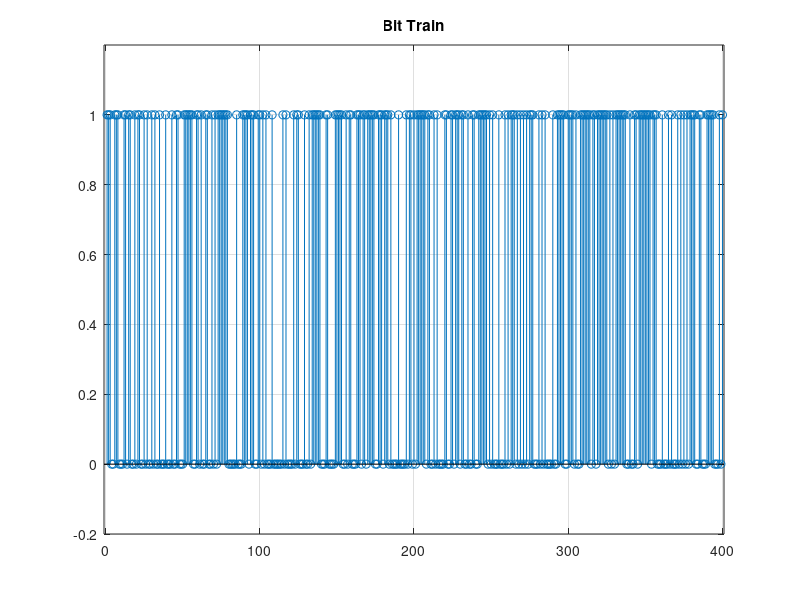

MATLAB code to generate this figure: (Note: this script raises an error after producing the figure.)
clear;
close all;
clc

%% Telecommunication Systems 1 %%
% EXERCISE 3
% Michailidis Stergios 
% 2020030080

%% PART 1 %%
%% 1)

N = 100;
b = (sign(randn(4*N, 1)) + 1)/2;

figure('Name','Question -1-','NumberTitle','off');
stem(b)
grid on;
axis([-1 401 -0.2 1.2])
title('Bit Train')

%% 2)
[Xi_n,Xq_n] = bits_to_16PSK(b);

figure('Name','Question -2-','NumberTitle','off');
stem(Xi_n,'r')
grid on
title('Mapped symbols (Real part)')
figure('Name','Question -2-','NumberTitle','off');
stem(Xq_n,'k')
grid on
title('Mapped symbols (Imaginary part)')

%% 3)

T = 10^(-2);
over = 10;
Ts = T/over;
Fs = 1/Ts;
A = 2;
a = 0.33;

[phi_t,t] = srrc_pulse(T,over,A,a);

% upsample the symbol trains
Xi_n_delta = (1/Ts) * upsample(Xi_n, over);
Xq_n_delta = (1/Ts) * upsample(Xq_n, over);
x_delta_time=0:Ts:(N)*T-Ts;

% cumpute the convoltuions
X_in = conv(phi_t,Xi_n_delta)*Ts;
X_Qn = conv(phi_t,Xq_n_delta)*Ts;

% new time axis
t_conv = min(t) + min(x_delta_time) : Ts : max(t) + max(x_delta_time);

% plots
figure('Name','Question -3-','NumberTitle','off');
plot(t_conv,X_in,'r')
grid on
xlabel('time')
ylabel('Amplitude of X_i_,_n ⋆ X_i_,_d_e_l_t_a')
title('Output Waveform')
figure('Name','Question -3-','NumberTitle','off');
plot(t_conv,X_Qn,'k')
grid on
xlabel('time')
ylabel('Amplitude of X_Q_,_n ⋆ X_Q_,_d_e_l_t_a')
title('Output Waveform')

% periodograms:
T_total = max(t_conv) - min(t_conv);
Nf = 2048;
F_axis = -Fs/2 : Fs/Nf : Fs/2 - Fs/Nf;

X_in_freq = fftshift(fft(X_in,Nf)*Ts);
X_Qn_freq = fftshift(fft(X_Qn,Nf)*Ts);

P_X_in = ( abs(X_in_freq).^2 ) / T_total;
P_X_Qn = ( abs(X_Qn_freq).^2 ) / T_total;

% plot the periodograms
figure('Name','Question -3-','NumberTitle','off');
plot(F_axis,P_X_in,'r')
grid on
xlabel('frequency')
ylabel('Periodogram of X_i_,_n ⋆ X_i_,_d_e_l_t_a')
title('Output Periodogram')
figure('Name','Question -3-','NumberTitle','off');
plot(F_axis,P_X_Qn,'k')
grid on
xlabel('frequency')
ylabel('Periodogram of X_Q_,_n ⋆ X_Q_,_d_e_l_t_a')
title('Output Periodogram')


%% 4)
F0 = 200;
cosinus_carrier =  2*cos(2*pi*F0*t_conv)';
sinus_carrier   = -2*sin(2*pi*F0*t_conv)';

X_I_t = X_in.*cosinus_carrier;
X_Q_t = X_Qn.*sinus_carrier;

% plots
figure('Name','Question -4.1-','NumberTitle','off');
plot(t_conv,X_I_t,'r')
grid on
xlabel('time')
ylabel('Amplitude of X_I')
title('Output Waveform')
figure('Name','Question -4.1-','NumberTitle','off');
plot(t_conv,X_Q_t,'k')
grid on
xlabel('time')
ylabel('Amplitude of X_Q')
title('Output Waveform')

% frequency domain
X_I_F = fftshift(fft(X_I_t,Nf)*Ts);
X_Q_F = fftshift(fft(X_Q_t,Nf)*Ts);

P_X_I = ( abs(X_I_F).^2 ) / T_total;
P_X_Q = ( abs(X_Q_F).^2 ) / T_total;

% plot the periodograms
figure('Name','Question -4.2-','NumberTitle','off');
plot(F_axis,P_X_I,'r')
grid on
xlabel('frequency')
ylabel('Periodogram of X_I')
title('Output Periodogram')
figure('Name','Question -4.2-','NumberTitle','off');
plot(F_axis,P_X_Q,'k')
grid on
xlabel('frequency')
ylabel('Periodogram of X_Q')
title('Output Periodogram')


%% 5)

% transmitter output - time domain
X_t = X_I_t + X_Q_t;

figure('Name','Question -5-','NumberTitle','off');
plot(t_conv,X_t);
grid on;
xlabel('time')
ylabel('Amplitude of X')
title('Transmitter Output Waveform')

% transmitter output - frequency domain
X_F = X_I_F + X_Q_F;    % fft is a linear operator

P_X = abs(X_F).^2/T_total;

figure('Name','Question -5-','NumberTitle','off');
plot(F_axis,P_X)
grid on
xlabel('frequency')
ylabel('Periodogram of X')
title('Transmitter Output Periodogram')


%% 6)
% The channel is ideal

%% 7)

% adding wgn
SNR_db = 20;

var_W = 1/ ( Ts * 10^(SNR_db/10) );
var_N = Ts*var_W/2;

W_t = sqrt(var_N)*randn(1,length(t_conv))';

% channel output signal
Y_t = X_t + W_t;

%% 8)

% multiply the channel output

Y_i_t = Y_t.*cosinus_carrier;

Y_Q_t = Y_t.*sinus_carrier;

% time domain plots
figure('Name','Question -8.1-','NumberTitle','off');
plot(t_conv,X_in,'r')
grid on
xlabel('time')
ylabel('Amplitude of Y_i')
title('Output Waveform')
figure('Name','Question -8.1-','NumberTitle','off');
plot(t_conv,X_Qn,'k')
grid on
xlabel('time')
ylabel('Amplitude of Y_Q')
title('Output Waveform')


% frequency domain

Y_i_F = fftshift(fft(Y_i_t,Nf)*Ts);

Y_Q_F = fftshift(fft(Y_Q_t,Nf)*Ts);


P_Y_i = ( abs(Y_i_F).^2 ) / T_total;
P_Y_Q = ( abs(Y_Q_F).^2 ) / T_total;

% plot the periodograms
figure('Name','Question -8.2-','NumberTitle','off');
plot(F_axis,P_Y_i,'r')
grid on
xlabel('frequency')
ylabel('Periodogram of Y_i')
title('Output Periodogram')
figure('Name','Question -8.2-','NumberTitle','off');
plot(F_axis,P_Y_Q,'k')
grid on
xlabel('frequency')
ylabel('Periodogram of Y_Q')
title('Output Periodogram')


%% 9)

Y_i_filtered_t = conv(Y_i_t,phi_t)*Ts;

Y_Q_filtered_t = conv(Y_Q_t,phi_t)*Ts;

% calculate new time vector and new T_total
t_conv_new = min(t_conv) + min(t) : Ts : max(t_conv) + max(t);
T_total_new = max(t_conv_new) - min(t_conv_new);


% time domain plots
figure('Name','Question -9.1-','NumberTitle','off');
plot(t_conv_new,Y_i_filtered_t,'r')
grid on
xlabel('time')
ylabel('Amplitude of Y_i_ _f_i_l_t_e_r_e_d')
title('Output Waveform')
figure('Name','Question -9.1-','NumberTitle','off');
plot(t_conv_new,Y_Q_filtered_t,'k')
grid on
xlabel('time')
ylabel('Amplitude of Y_Q_ _f_i_l_t_e_r_e_d')
title('Output Waveform')


% frequency domain

Y_i_filtered_F = fftshift(fft(Y_i_filtered_t,Nf)*Ts);

Y_Q_filtered_F = fftshift(fft(Y_Q_filtered_t,Nf)*Ts);


P_Y_i_filtered = ( abs(Y_i_filtered_F).^2 ) / T_total_new;
P_Y_Q_filtered = ( abs(Y_Q_filtered_F).^2 ) / T_total_new;

% plot the periodograms
figure('Name','Question -9.2-','NumberTitle','off');
plot(F_axis,P_Y_i_filtered,'r')
grid on
xlabel('frequency')
ylabel('Periodogram of Y_i_ _f_i_l_t_e_r_e_d')
title('Output Periodogram')
figure('Name','Question -9.2-','NumberTitle','off');
plot(F_axis,P_Y_Q_filtered,'k')
grid on
xlabel('frequency')
ylabel('Periodogram of Y_Q_ _f_i_l_t_e_r_e_d')
title('Output Periodogram')


%% 10)

% TODO (to explain)

Y = zeros(100,2);

i = 1;

for j = 2*A*over + 1 : over : length(t_conv_new) - 2*A*over
   Y(i,1)=Y_i_filtered_t(j);
   Y(i,2)=Y_Q_filtered_t(j);
   i=i+1;
end

scatterplot(Y);
grid on;
title('samples');

